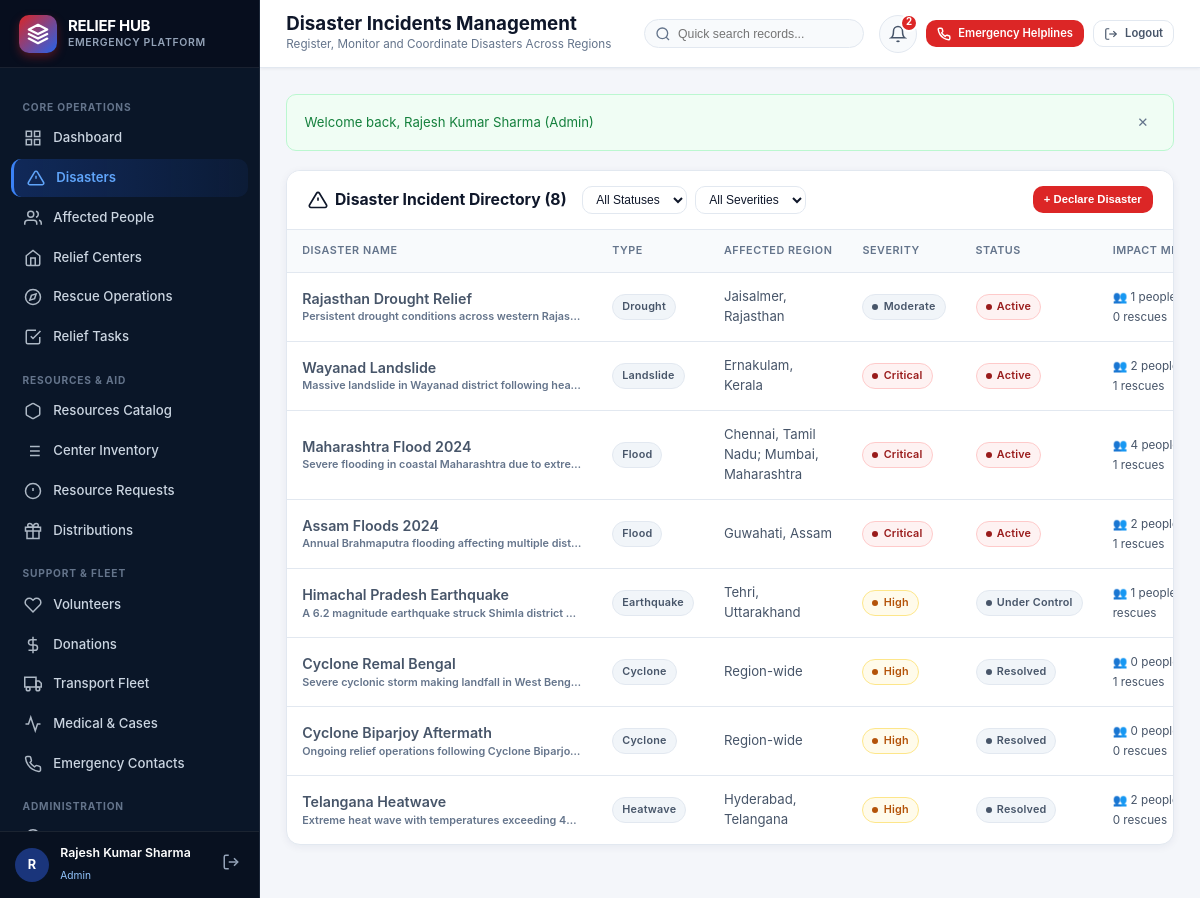
Page /disasters.php (signed in) on the committed database.
### tables this page shows
CREATE TABLE IF NOT EXISTS disasters (
    disaster_id INT PRIMARY KEY AUTO_INCREMENT,
    disaster_type_id INT NOT NULL,
    disaster_name VARCHAR(200) NOT NULL,
    description TEXT,
    start_date DATE NOT NULL,
    end_date DATE,
    severity ENUM('Low', 'Moderate', 'High', 'Critical') NOT NULL DEFAULT 'Moderate',
    status ENUM('Reported', 'Active', 'Under Control', 'Resolved') NOT NULL DEFAULT 'Reported',
    reported_by INT,
    created_at TIMESTAMP DEFAULT CURRENT_TIMESTAMP,
    updated_at TIMESTAMP DEFAULT CURRENT_TIMESTAMP ON UPDATE CURRENT_TIMESTAMP,
    FOREIGN KEY (disaster_type_id) REFERENCES disaster_types(disaster_type_id) ON DELETE RESTRICT,
    FOREIGN KEY (reported_by) REFERENCES users(user_id) ON DELETE SET NULL,
    INDEX idx_disasters_status (status),
    INDEX idx_disasters_severity (severity)
);

CREATE TABLE IF NOT EXISTS disaster_types (
    disaster_type_id INT PRIMARY KEY AUTO_INCREMENT,
    type_name VARCHAR(100) NOT NULL UNIQUE,
    description TEXT
);

### config/auth.php (called while the page is built, shortened)
<?php
require_once __DIR__ . '/db.php';
function isLoggedIn() {
    return isset($_SESSION['user_id']) && !empty($_SESSION['user_id']);
}
function hasRole($roles) {
    $role = $_SESSION['role_name'] ?? '';
    if (is_array($roles)) {
        return in_array($role, $roles);
    }
    return $role === $roles;
}

### config/db.php (called while the page is built, shortened)
<?php
function escape($str) {
    return htmlspecialchars($str ?? '', ENT_QUOTES, 'UTF-8');
}

### disasters.php (the view, shortened to what this page needs)
<?php
require_once __DIR__ . '/config/db.php';
require_once __DIR__ . '/config/auth.php';
$pdo = getDB();
$sql = "
    SELECT d.*, dt.type_name, u.full_name as reporter_name,
           (SELECT GROUP_CONCAT(DISTINCT CONCAT(l.city, ', ', l.state) SEPARATOR '; ')
            FROM affected_areas aa
            JOIN locations l ON aa.location_id = l.location_id
            WHERE aa.disaster_id = d.disaster_id) as locations_list,
           (SELECT COUNT(*) FROM affected_people ap WHERE ap.disaster_id = d.disaster_id) as affected_count,
           (SELECT COUNT(*) FROM rescue_operations ro WHERE ro.disaster_id = d.disaster_id) as rescue_count
    FROM disasters d
    LEFT JOIN disaster_types dt ON d.disaster_type_id = dt.disaster_type_id
    LEFT JOIN users u ON d.reported_by = u.user_id
    WHERE 1=1
";
$params = [];
$sql .= " ORDER BY FIELD(d.severity, 'Critical', 'High', 'Medium', 'Low'), d.start_date DESC";
$stmt = $pdo->prepare($sql);
$stmt->execute($params);
$disasters = $stmt->fetchAll();
require_once __DIR__ . '/includes/header.php';
require_once __DIR__ . '/includes/sidebar.php';
?>
<div class="main-wrapper">
  <?php require_once __DIR__ . '/includes/topbar.php'; ?>
  <div class="card">
    <div class="card-header">
      <div style="display: flex; align-items: center; gap: 1rem; flex-wrap: wrap;">
        <h3 class="card-title">
          <svg width="20" height="20" viewBox="0 0 24 24" fill="none" stroke="currentColor" stroke-width="2"><path d="M10.29 3.86L1.82 18a2 2 0 0 0 1.71 3h16.94a2 2 0 0 0 1.71-3L13.71 3.86a2 2 0 0 0-3.42 0z"/><line x1="12" y1="9" x2="12" y2="13"/><line x1="12" y1="17" x2="12.01" y2="17"/></svg>
          <span>Disaster Incident Directory (<?= count($disasters) ?>)</span>
        </h3>
        <form method="GET" action="disasters.php" style="display: flex; gap: 0.5rem; align-items: center;">
          <select name="status" class="form-select" style="width: auto; padding: 0.35rem 0.65rem; font-size: 0.8rem;" onchange="this.form.submit()">
            <option value="">All Statuses</option>
          </select>
          <select name="severity" class="form-select" style="width: auto; padding: 0.35rem 0.65rem; font-size: 0.8rem;" onchange="this.form.submit()">
            <option value="">All Severities</option>
          </select>
        </form>
      </div>
      <div class="card-actions">
        <?php if (hasRole(['Admin', 'Disaster Coordinator'])): ?>
          <button type="button" class="btn btn-emergency btn-sm" data-modal="modalAddDisaster">
            + Declare Disaster
          </button>
        <?php endif; ?>
      </div>
    </div>
    <div class="table-responsive">
      <table class="data-table">
        <thead>
          <tr>
            <th>Disaster Name</th>
            <th>Type</th>
            <th>Affected Region</th>
            <th>Severity</th>
            <th>Status</th>
            <th>Impact Metrics</th>
          </tr>
        </thead>
        <tbody>
          <?php if (empty($disasters)): ?>
            <tr><td colspan="8" style="text-align: center; color: var(--text-muted); padding: 2.5rem;">No disaster records found matching criteria.</td></tr>
          <?php else: ?>
            <?php foreach ($disasters as $d): ?>
              <?php
                $sevClass = 'badge-low';
                if ($d['severity'] === 'Critical') $sevClass = 'badge-critical';
                elseif ($d['severity'] === 'High') $sevClass = 'badge-high';
                elseif ($d['severity'] === 'Medium') $sevClass = 'badge-medium';
                $statusClass = 'badge-neutral';
                if ($d['status'] === 'Active') $statusClass = 'badge-critical';
                elseif ($d['status'] === 'Contained') $statusClass = 'badge-warning';
                elseif ($d['status'] === 'Recovered') $statusClass = 'badge-success';
              ?>
              <tr>
                <td class="table-cell-bold">
                  <div style="font-size: 0.95rem;"><?= escape($d['disaster_name']) ?></div>
                  <?php if (!empty($d['description'])): ?>
                    <div style="font-size: 0.72rem; color: var(--text-muted); max-width: 280px; overflow: hidden; text-overflow: ellipsis; white-space: nowrap;">
                      <?= escape($d['description']) ?>
                    </div>
                  <?php endif; ?>
                </td>
                <td>
                  <span class="badge badge-neutral"><?= escape($d['type_name']) ?></span>
                </td>
                <td><?= escape($d['locations_list'] ?: 'Region-wide') ?></td>
                <td>
                  <span class="badge <?= $sevClass ?>">
                    <span class="badge-dot"></span>
                    <?= escape($d['severity']) ?>
                  </span>
                </td>
                <td>
                  <span class="badge <?= $statusClass ?>">
                    <span class="badge-dot"></span>
                    <?= escape($d['status']) ?>
                  </span>
                </td>
                <td>
                  <span style="font-size: 0.78rem; color: var(--text-secondary);">
                    👥 <?= $d['affected_count'] ?> people &bull; 🚁 <?= $d['rescue_count'] ?> rescues
                  </span>
                </td>
              </tr>
            <?php endforeach; ?>
          <?php endif; ?>
        </tbody>
      </table>
    </div>
  </div>
<?php require_once __DIR__ . '/includes/footer.php'; ?>

### rows in the picture
disasters: disaster_name "Rajasthan Drought Relief", description "Persistent drought conditions across western Rajas…", disaster_type.type_name "Drought", locations_list "Jaisalmer, Rajasthan", severity "Moderate", status "Active", affected_count "1", rescue_count "0"
disasters: disaster_name "Wayanad Landslide", description "Massive landslide in Wayanad district following hea…", disaster_type.type_name "Landslide", locations_list "Ernakulam, Kerala", severity "Critical", status "Active", affected_count "2", rescue_count "1"
disasters: disaster_name "Maharashtra Flood 2024", description "Severe flooding in coastal Maharashtra due to extre…", disaster_type.type_name "Flood", locations_list "Chennai, Tamil Nadu; Mumbai, Maharashtra", severity "Critical", status "Active", affected_count "4", rescue_count "1"
disasters: disaster_name "Assam Floods 2024", description "Annual Brahmaputra flooding affecting multiple dist…", disaster_type.type_name "Flood", locations_list "Guwahati, Assam", severity "Critical", status "Active", affected_count "2", rescue_count "1"
disasters: disaster_name "Himachal Pradesh Earthquake", description "A 6.2 magnitude earthquake struck Shimla district…", disaster_type.type_name "Earthquake", locations_list "Tehri, Uttarakhand", severity "High", status "Under Control", affected_count "1"
disasters: disaster_name "Cyclone Remal Bengal", description "Severe cyclonic storm making landfall in West Beng…", disaster_type.type_name "Cyclone", locations_list "Region-wide", severity "High", status "Resolved", affected_count "0", rescue_count "1"
disasters: disaster_name "Cyclone Biparjoy Aftermath", description "Ongoing relief operations following Cyclone Biparjo…", disaster_type.type_name "Cyclone", locations_list "Region-wide", severity "High", status "Resolved", affected_count "0", rescue_count "0"
disasters: disaster_name "Telangana Heatwave", description "Extreme heat wave with temperatures exceeding 4…", disaster_type.type_name "Heatwave", locations_list "Hyderabad, Telangana", severity "High", status "Resolved", affected_count "2", rescue_count "0"

### other values in the picture
substr($user['full_name'], 0, 1) "R"
$user['full_name'] "Rajesh Kumar Sharma"
$user['role_name'] "Admin"
$pageTitle "Disaster Incidents Management"
$pageSubtitle "Register, Monitor and Coordinate Disasters Across Regions"
$topUnread "2"
$msg "Welcome back, Rajesh Kumar Sharma (Admin)"
count($disasters) "8"
